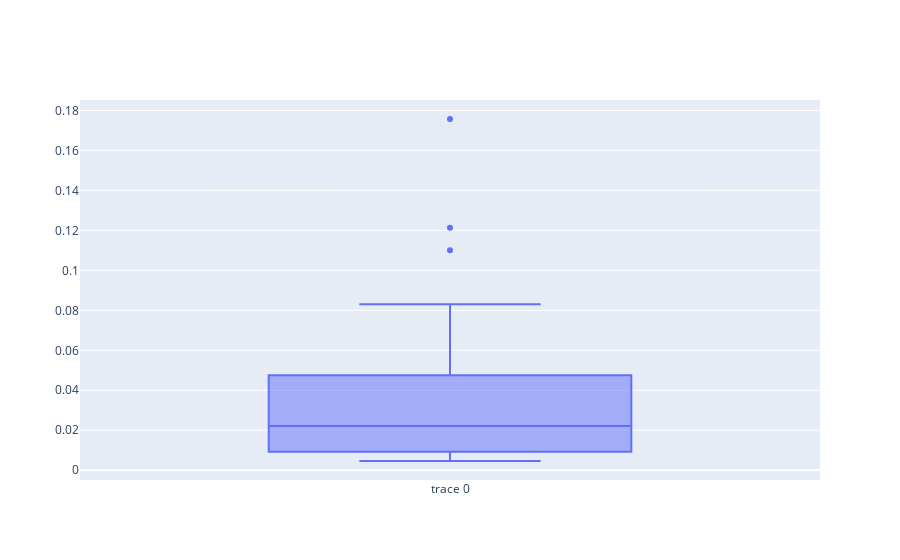

The notebook cell saved with this chart:
### Code cell
fig = go.Figure()
#fig.add_trace(go.Box(y=dfa['supplier_times'].values.tolist()))
#fig.add_trace(go.Box(y=dfa['customer_times'].values.tolist()))
#fig.add_trace(go.Box(y=dfa['customer_alo_to_start'].values.tolist()))
#fig.add_trace(go.Box(y=dfo['output_times'].values.tolist()))
fig.add_trace(go.Box(y=dfm['mediation_times'].values.tolist()))
#fig.add_trace(go.Box(y=output_times))

fig.show()

### Figure 1 — Plotly figure (JSON) as saved in the notebook; plotly's stock layout.template omitted (floating-point values rounded to 4 significant figures)
{"data": [{"type": "box", "y": [0.007826, 0.04128, 0.02663, 0.02358, 0.11, 0.03065, 0.02129, 0.004676, 0.02129, 0.03238, 0.05474, 0.01107, 0.06118, 0.05389, 0.01827, 0.02218, 0.01704, 0.02938, 0.005096, 0.03003, 0.01126, 0.04595, 0.007426, 0.06281, 0.02205, 0.0262, 0.04981, 0.005733, 0.1757, 0.01907, 0.004624, 0.04142, 0.1213, 0.006634, 0.005689, 0.005076, 0.01043, 0.009987, 0.004724, 0.01963, 0.02307, 0.06125, 0.007581, 0.01272, 0.006895, 0.04428, 0.07923, 0.01837, 0.005216, 0.08309, 0.04813, 0.009069, 0.02437, 0.0712, 0.06583]}], "layout": {}}
